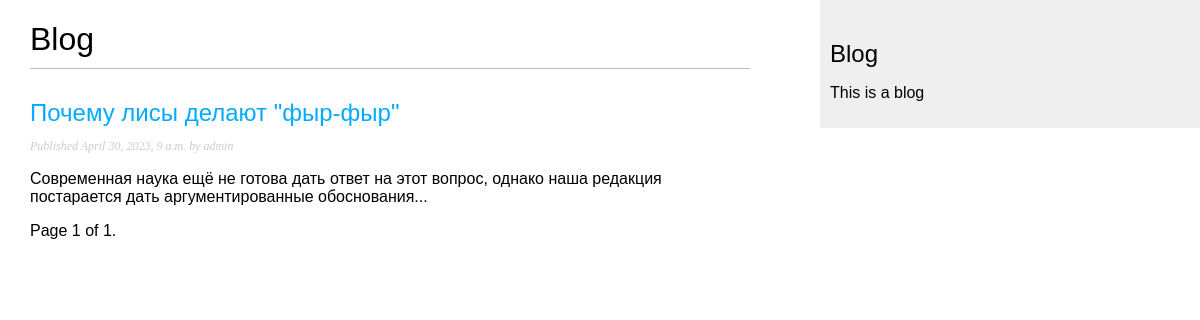
/blog/, run on an earlier commit of the app's database.
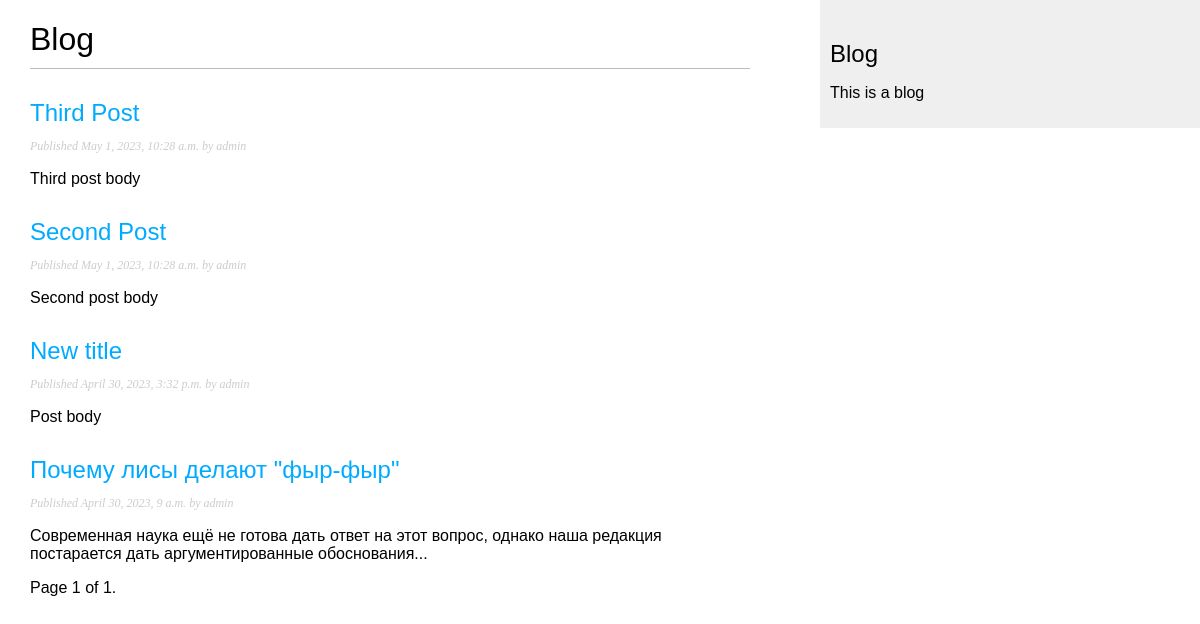
And on a later commit of the database.
### blog/models.py (models this page shows, shortened)
class Post(models.Model):
    class Status(models.TextChoices):
        DRAFT = 'DF', 'Draft'
        PUBLISHED = 'PB', 'Published'
    title = models.CharField(max_length=250)
    slug = models.SlugField(max_length=250,
                            unique_for_date='publish')
    author = models.ForeignKey(User,
                               on_delete=models.CASCADE,
                               related_name='blog_posts')
    body = models.TextField()
    publish = models.DateTimeField(default=timezone.now)
    created = models.DateTimeField(auto_now_add=True)
    updated = models.DateTimeField(auto_now=True)
    status = models.CharField(max_length=2,
                              choices=Status.choices,
                              default=Status.DRAFT)
    objects = models.Manager()
    published = PublishedManager()
    class Meta:
        ordering = ['-publish']
        indexes = [
            models.Index(fields=['-publish']),
        ]
    def get_absolute_url(self):
        return reverse('blog:post_detail',
                       args=[self.publish.year,
                             self.publish.month,
                             self.publish.day,
                             self.slug,])

### blog/views.py (the view)
# urls.py: path('', views.post_list, name='post_list'),
def post_list(request):
    NUM_POSTS = 5
    post_list = Post.published.all()
    paginator = Paginator(post_list, NUM_POSTS)
    page_number = request.GET.get('page', 1)
    posts = paginator.page(page_number)
    return render(request,
                  'blog/post/list.html',
                  {'posts': posts})

### blog/models.py (called while the page is built)
    def get_queryset(self) -> QuerySet:
        return super().get_queryset().filter(status=Post.Status.PUBLISHED)

### blog/templates/blog/post/list.html
{% extends "blog/base.html" %}
{% block content %}
    <h1>Blog</h1>
    {% for post in posts %}
        <h2>
            <a href="{{ post.get_absolute_url }}">
                {{ post.title}}
            </a>
        </h2>
        <p class="date">
            Published {{ post.publish}} by {{ post.author }}
        </p>
        {{ post.body|truncatewords:30|linebreaks }}
    {% endfor %}
    {% include "blog/paginator.html" with page=posts %}
{% endblock %}

### blog/templates/blog/base.html (shortened to what this page needs)
{% load static %}
<!DOCTYPE html>
<html lang="en">
<head>
    <link href="{% static "css/blog.css" %}" rel="stylesheet">
</head>
<body>
    <div id="content">
        {% block content %}
        {% endblock %}
    </div>
    <div id="sidebar">
        <h2>Blog</h2>
        <p>This is a blog</p>
    </div>
</body>
</html>

### blog/templates/blog/paginator.html (shortened to what this page needs)
<div class="paginator">
    <span class="step-links">
        <span class="current">
            Page {{ page.number }} of {{ page.paginator.num_pages }}.
        </span>
    </span>
</div>

### blog/static/css/blog.css (style rules this page uses)
body { margin: 0; padding: 0; font-family: Arial, Helvetica, sans-serif; }
a { color: #00abff; text-decoration: none; }
h1 { font-weight: normal; border-bottom: 1px solid #bbb; padding: 0 0 10px 0; }
h2 { font-weight: normal; margin: 30px 0 0; }
#content { float:left; width:60%; padding:0 0 0 30px; }
#sidebar { float:right; width:30%; padding:10px; background:#efefef; height:100%; }
p.date { color:#ccc; font-family: georgia, serif; font-size: 12px; font-style: italic; }

What changed in the data, as far as the page shows it:
added Post: title "Third Post", publish "May 1, 2023, 10:28 a.m.", author "admin", body "Third post body"
added Post: title "Second Post", publish "May 1, 2023, 10:28 a.m.", author "admin", body "Second post body"
now on this page (row edited): Post: title "New title", publish "April 30, 2023, 3:32 p.m.", author "admin", body "Post body"
